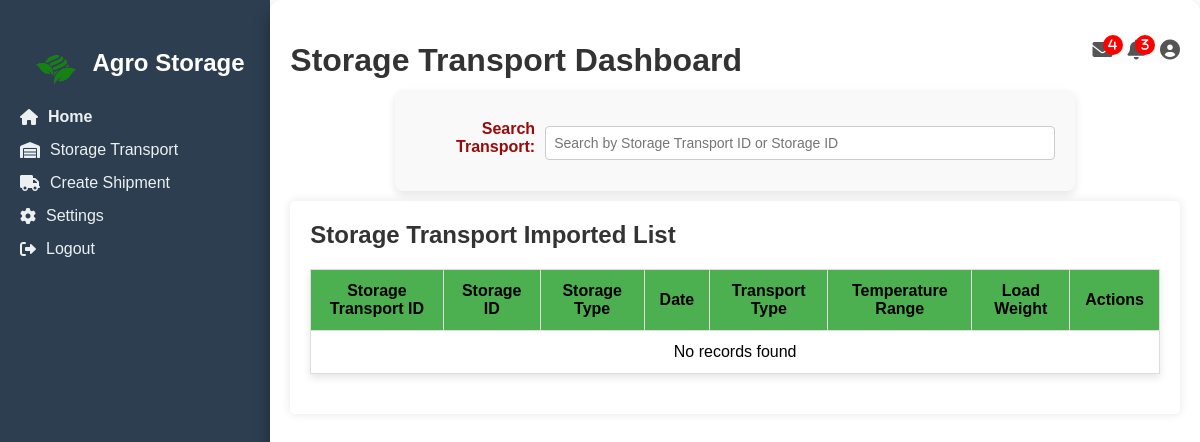
Before: /storage_transport.php with the older database file.
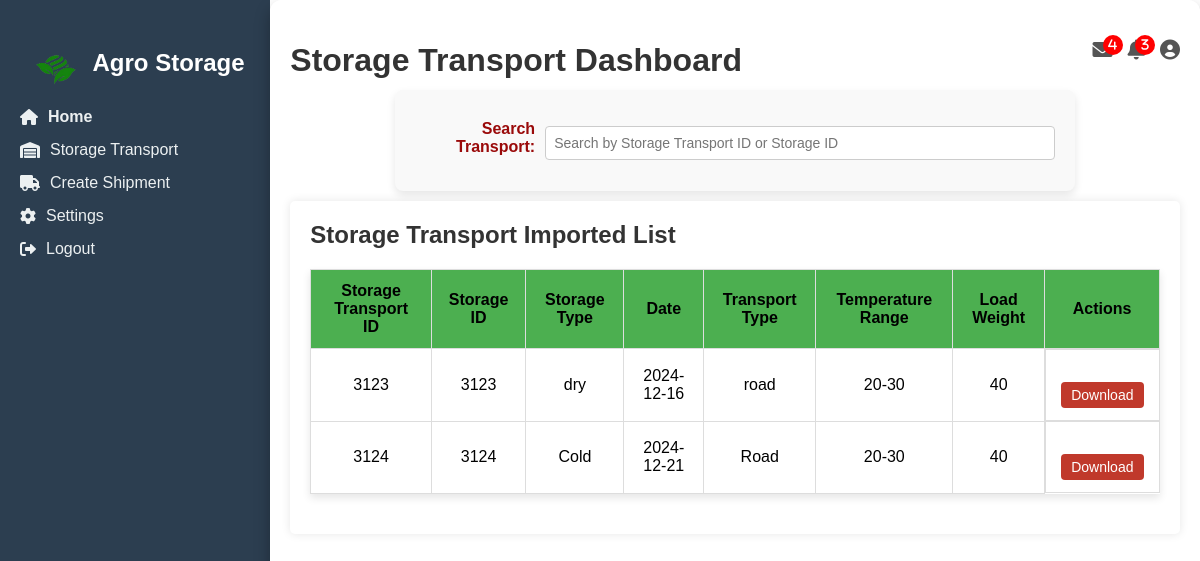
After: the same page with the newer database file.
### tables this page shows
CREATE TABLE `tblstoragetransport` (
  `stTransport ID` int(7) NOT NULL,
  `Storage ID` int(7) NOT NULL,
  `Storage Type` text NOT NULL,
  `Date` date NOT NULL,
  `Transport Type` text NOT NULL,
  `Temperature Range` varchar(10) NOT NULL,
  `Load Weight` int(10) NOT NULL
);

### storage_transport.php (the view, shortened to what this page needs)
<?php
$host = 'localhost';
$username = 'root';
$password = '';
$dbname = 'crud';
$conn = new mysqli($host, $username, $password, $dbname);
$sql = "SELECT `stTransport ID`, `Storage ID`, `Storage Type`, `Date`, `Transport Type`, `Temperature Range`, `Load Weight` FROM `tblstoragetransport`";
$result = $conn->query($sql);
?>
<!DOCTYPE html>
<html lang="en">
<head>
    <link rel="stylesheet" href="storage_transport.css">
    <link rel="stylesheet" href="https://cdnjs.cloudflare.com/ajax/libs/font-awesome/6.0.0/css/all.min.css">
</head>
<body>
    <div class="sidebar">
        <h2><img src="logo.png" alt="Agro Logo" class="logo-img"> Agro Storage</h2>
        <ul>
          <li><a href="storage.php" class="active"><i class="fa fa-home"></i> Home</a></li>
          <li><a href="#"><i class="fas fa-warehouse"></i> Storage Transport</a></li>
          <li><a href="shipment_Creat.php"><i class="fas fa-truck"></i> Create Shipment</a></li>
          <li><a href="setting.html"><i class="fa fa-cog"></i> Settings</a></li>
          <li><a href="starting_page.php"><i class="fa fa-sign-out-alt"></i> Logout</a></li>
        </ul>
      </div>
      <div class="content">
    <div class="dashboard">
        <header>
            <h1>Storage Transport Dashboard</h1>
            <div class="top-icons">
              <i class="fas fa-envelope" id="message-icon">
                <span class="badge" id="message-badge">4</span>
              </i>
              <i class="fas fa-bell" id="notification-icon">
                <span class="badge" id="notification-badge">3</span>
              </i>
              <i class="fas fa-user-circle" id="user-icon"></i>
            </div>
          </header>
        <div class="transport-filters">
            <div class="input-row">
                <label for="searchInput">Search Transport:</label>
                <input type="text" id="searchInput" placeholder="Search by Storage Transport ID or Storage ID">
            </div>
        </div>
        <section class="table-section">
          <h2>Storage Transport Imported List</h2>
          <table>
              <thead>
                  <tr>
                      <th>Storage Transport ID</th>
                      <th>Storage ID</th>
                      <th>Storage Type</th>
                      <th>Date</th>
                      <th>Transport Type</th>
                      <th>Temperature Range</th>
                      <th>Load Weight</th>
                      <th>Actions</th>
                  </tr>
              </thead>
              <tbody>
    <?php
    if ($result->num_rows > 0) {
        while ($row = $result->fetch_assoc()) {
            echo "<tr>
                <td>{$row['stTransport ID']}</td>
                <td>{$row['Storage ID']}</td>
                <td>{$row['Storage Type']}</td>
                <td>{$row['Date']}</td>
                <td>{$row['Transport Type']}</td>
                <td>{$row['Temperature Range']}</td>
                <td>{$row['Load Weight']}</td>
                <td class='actions'>
                    <button class='view-btn'>Download</button>
                </td>
            </tr>";
        }
    } else {
        echo "<tr><td colspan='8'>No records found</td></tr>";
    }
    ?>
</tbody>
          </table>
      </section>
</div>
</div>
</body>
</html>

Changed rows visible on the page:
added tblstoragetransport: stTransport ID "3123", Storage ID "3123", Storage Type "dry", Date "2024-12-16", Transport Type "road", Temperature Range "20-30", Load Weight "40"
added tblstoragetransport: stTransport ID "3124", Storage ID "3124", Storage Type "Cold", Date "2024-12-21", Transport Type "Road", Temperature Range "20-30", Load Weight "40"
Other visible differences:
text no longer shown: "No records found"
